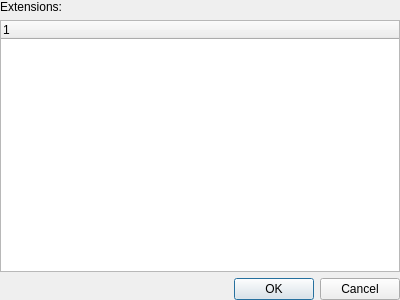
<?xml version="1.0" encoding="UTF-8"?>
<ui version="4.0">
 <class>ExtensionsWidget</class>
 <widget class="QWidget" name="ExtensionsWidget">
  <property name="geometry">
   <rect>
    <x>0</x>
    <y>0</y>
    <width>400</width>
    <height>300</height>
   </rect>
  </property>
  <property name="windowTitle">
   <string>Form</string>
  </property>
  <layout class="QVBoxLayout" name="verticalLayout">
   <property name="leftMargin">
    <number>0</number>
   </property>
   <property name="topMargin">
    <number>0</number>
   </property>
   <property name="rightMargin">
    <number>0</number>
   </property>
   <property name="bottomMargin">
    <number>0</number>
   </property>
   <item>
    <widget class="QLabel" name="label">
     <property name="text">
      <string>Extensions:</string>
     </property>
    </widget>
   </item>
   <item>
    <widget class="QTreeWidget" name="_treeWidgetExtensions">
     <column>
      <property name="text">
       <string notr="true">1</string>
      </property>
     </column>
    </widget>
   </item>
   <item>
    <widget class="QDialogButtonBox" name="_buttonBox">
     <property name="standardButtons">
      <set>QDialogButtonBox::Cancel|QDialogButtonBox::Ok</set>
     </property>
    </widget>
   </item>
  </layout>
 </widget>
 <resources/>
 <connections/>
</ui>
